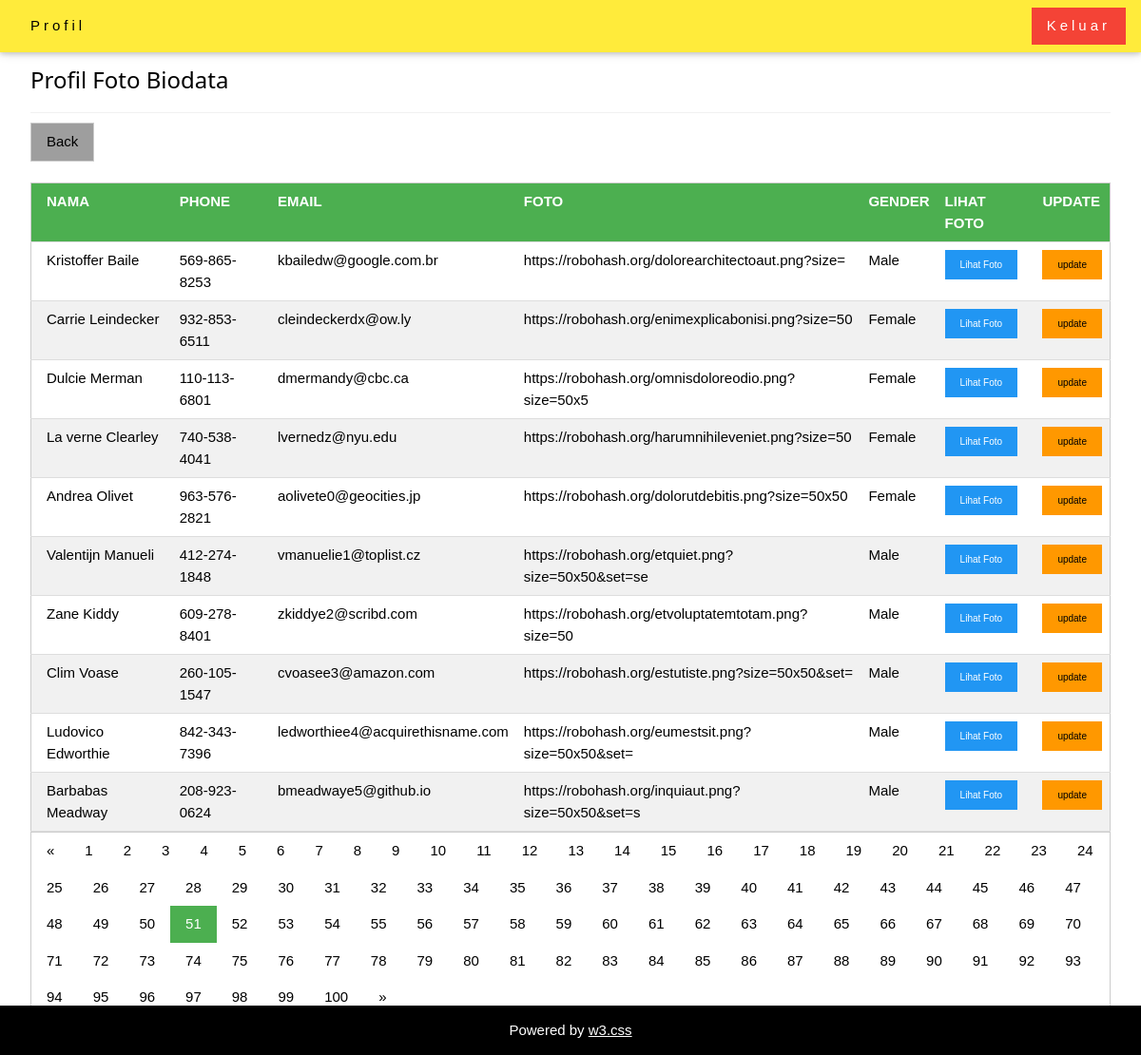
Page /profilbiodata.php?pageno=51 (signed in) on the committed database.
### tables this page shows
CREATE TABLE `biodata` (
  `id` int(11) NOT NULL,
  `nama` varchar(50) DEFAULT '0',
  `phone` varchar(50) DEFAULT '0',
  `email` varchar(50) DEFAULT '0',
  `foto` varchar(50) DEFAULT '0',
  `gender` varchar(50) DEFAULT '0'
);

### profilbiodata.php (the view, shortened to what this page needs)
<?php
	if(!isset($_SESSION["user"]))
	{
		echo "<script>alert('Session anda belum terdaftar, silakan login kembali'); document.location='login.php';</script>";
	}else
	{
?>
<!DOCTYPE html>
<html>
<link rel="stylesheet" href="asset/css/w3.css">
<body>
<div class="w3-top">
  <div class="w3-bar w3-yellow w3-wide w3-padding w3-card">
    <a href="#home" class="w3-bar-item w3-button">Profil</a>
    <a href="logout.php" class="w3-bar-item w3-button w3-red w3-right">Keluar</a>
  </div>
</div>
<div class="w3-content w3-padding" style="max-width:1564px">
  <div class="w3-container w3-padding-32" id="contact">
    <h3 class="w3-border-bottom w3-border-light-grey w3-padding-16">Profil Foto Biodata</h3>
    <a href="dashboard.php" class="w3-button w3-border w3-gray">Back</a>
    <div class="w3-row">
    <table class="w3-table-all">
      <br>
    <thead>
      <tr class="w3-green">
        <th>NAMA</th>
        <th>PHONE</th>
        <th>EMAIL</th>
        <th>FOTO</th>
        <th>GENDER</th>
        <th>LIHAT FOTO</th>
        <th>UPDATE</th>
      </tr>
    </thead>
    <?php
        include "config/koneksi.php";
        if (isset($_GET['pageno'])) {
          $pageno = $_GET['pageno'];
        } else {
            $pageno = 1;
        }
        $no_of_records_per_page = 10;
        $offset = ($pageno-1) * $no_of_records_per_page;
        $total_pages_sql = "SELECT COUNT(*) FROM biodata";
        $result = mysqli_query($conn,$total_pages_sql);
        $total_rows = mysqli_fetch_array($result)[0];
        $total_pages = ceil($total_rows / $no_of_records_per_page);
        $sql = "SELECT * FROM biodata LIMIT $offset, $no_of_records_per_page";
        $res_data = mysqli_query($conn,$sql);
		if(mysqli_num_rows($res_data) > 0)
		{
      while($row = mysqli_fetch_array($res_data)){
    ?>
        <tr>
          <td><?php echo $row["nama"];?></td>
          <td><?php echo $row["phone"];?></td>
          <td><?php echo $row["email"];?></td>
          <td><?php echo $row["foto"];?></td>
          <td><?php echo $row["gender"];?></td>
          <td><a href="javascript:void(0)" class="w3-button w3-tiny w3-blue" onClick="lihatid('<?php echo $row['foto'];?>')">Lihat Foto</button></td>
          <td>
            <a class="w3-button w3-tiny w3-orange" href="updatebiodata.php?id=<?php echo $row['id']; ?>">update</a>
          </td>
        </tr>
    <?php
      };
    } else { ?>
      <tr>
          <td colspan ="6"><p align="center">No Data</p></td>
      </tr>
    <?php
     }
    ?>
    </table>
    <div class="w3-bar w3-border">
      <?php
      $pagLink = "";
      if ($pageno >=2 ) {?>
        <a class='w3-bar-item w3-button' href='<?php echo "profilbiodata.php?pageno=".($pageno-1); ?>' >&laquo;</a>
      <?php
      } else if ($pageno == 1)
      {?>
         <a href="#" class="w3-bar-item w3-button" disabled>&laquo;</a>
      <?php } ?>
      <?php
      for ($i=1; $i<=$total_pages; $i++) {
        if ($i == $pageno) {
            $pagLink .= "<a class='w3-bar-item w3-button w3-green' href='profilbiodata.php?pageno=".$i."'>".$i." </a>";
        }
        else  {
            $pagLink .= "<a class='w3-bar-item w3-button' href='profilbiodata.php?pageno=".$i."'>".$i." </a>";
        }
      };
      echo $pagLink;
      if($pageno < $total_pages){  ?>
        <a class='w3-bar-item w3-button' href='<?php echo "profilbiodata.php?pageno=".($pageno+1);?>'>&raquo;</a>
        <?php } else {
        ?>
        <a href="#" class="w3-bar-item w3-button">&raquo;</a>
        <?php } ?>
      </div>
    </div>
  </div>
</div>
<footer class="w3-bottom w3-center w3-black w3-padding-7">
  <p>Powered by <a href="https://www.w3schools.com/w3css/default.asp" title="W3.CSS" target="_blank" class="w3-hover-text-green">w3.css</a></p>
</footer>
</body>
</html>
<?php
  };
?>

### asset/css/w3.css (style rules this page uses)
*,*:before,*:after { box-sizing:inherit }
html { -ms-text-size-adjust:100%;-webkit-text-size-adjust:100% }
body { margin:0 }
article,aside,details,figcaption,figure,footer,header,main,menu,nav,section,summary { display:block }
a { background-color:transparent;-webkit-text-decoration-skip:objects }
html,body { font-family:Verdana,sans-serif;font-size:15px;line-height:1.5 }
html { overflow-x:hidden }
h3 { font-size:24px }
h1,h2,h3,h4,h5,h6 { font-family:"Segoe UI",Arial,sans-serif;font-weight:400;margin:10px 0 }
.w3-wide { letter-spacing:4px }
a { color:inherit }
.w3-table,.w3-table-all { border-collapse:collapse;border-spacing:0;width:100%;display:table }
.w3-table-all { border:1px solid #ccc }
.w3-bordered tr,.w3-table-all tr { border-bottom:1px solid #ddd }
.w3-table-all tr:nth-child(odd) { background-color:#fff }
.w3-table-all tr:nth-child(even) { background-color:#f1f1f1 }
.w3-table td,.w3-table th,.w3-table-all td,.w3-table-all th { padding:8px 8px;display:table-cell;text-align:left;vertical-align:top }
.w3-table th:first-child,.w3-table td:first-child,.w3-table-all th:first-child,.w3-table-all td:first-child { padding-left:16px }
.w3-btn,.w3-button { border:none;display:inline-block;padding:8px 16px;vertical-align:middle;overflow:hidden;text-decoration:none;color:inherit;background-color:inherit;text-align:center;cursor:pointer;white-space:nowrap }
.w3-btn,.w3-button { -webkit-touch-callout:none;-webkit-user-select:none;-khtml-user-select:none;-moz-user-select:none;-ms-user-select:none;user-select:none }
.w3-bar { width:100%;overflow:hidden }
.w3-bar .w3-bar-item { padding:8px 16px;float:left;width:auto;border:none;display:block;outline:0 }
.w3-bar .w3-button { white-space:normal }
.w3-container:after,.w3-container:before,.w3-panel:after,.w3-panel:before,.w3-row:after,.w3-row:before,.w3-row-padding:after,.w3-row-padding:before, .w3-cell-row:before,.w3-cell-row:after,.w3-clear:after,.w3-clear:before,.w3-bar:before,.w3-bar:after { content:"";display:table;clear:both }
.w3-content,.w3-auto { margin-left:auto;margin-right:auto }
.w3-content { max-width:980px }
.w3-top,.w3-bottom { position:fixed;width:100%;z-index:1 }
.w3-top { top:0 }
.w3-bottom { bottom:0 }
.w3-container,.w3-panel { padding:0.01em 16px }
.w3-card,.w3-card-2 { box-shadow:0 2px 5px 0 rgba(0,0,0,0.16),0 2px 10px 0 rgba(0,0,0,0.12) }
.w3-tiny { font-size:10px!important }
.w3-center { text-align:center!important }
.w3-border { border:1px solid #ccc!important }
.w3-border-bottom { border-bottom:1px solid #ccc!important }
.w3-padding { padding:8px 16px!important }
.w3-padding-16 { padding-top:16px!important;padding-bottom:16px!important }
.w3-padding-32 { padding-top:32px!important;padding-bottom:32px!important }
.w3-right { float:right!important }
.w3-blue,.w3-hover-blue:hover { color:#fff!important;background-color:#2196F3!important }
.w3-green,.w3-hover-green:hover { color:#fff!important;background-color:#4CAF50!important }
.w3-orange,.w3-hover-orange:hover { color:#000!important;background-color:#ff9800!important }
.w3-red,.w3-hover-red:hover { color:#fff!important;background-color:#f44336!important }
.w3-yellow,.w3-hover-yellow:hover { color:#000!important;background-color:#ffeb3b!important }
.w3-black,.w3-hover-black:hover { color:#fff!important;background-color:#000!important }
.w3-grey,.w3-hover-grey:hover,.w3-gray,.w3-hover-gray:hover { color:#000!important;background-color:#9e9e9e!important }
.w3-border-light-grey,.w3-hover-border-light-grey:hover,.w3-border-light-gray,.w3-hover-border-light-gray:hover { border-color:#f1f1f1!important }

### rows in the picture
biodata: nama "Kristoffer Baile", phone "569-865-8253", email "kbailedw@google.com.br", foto "https://robohash.org/dolorearchitectoaut.png?size=", gender "Male"
biodata: nama "Carrie Leindecker", phone "932-853-6511", email "cleindeckerdx@ow.ly", foto "https://robohash.org/enimexplicabonisi.png?size=50", gender "Female"
biodata: nama "Dulcie Merman", phone "110-113-6801", email "dmermandy@cbc.ca", foto "https://robohash.org/omnisdoloreodio.png?size=50x5", gender "Female"
biodata: nama "La verne Clearley", phone "740-538-4041", email "lvernedz@nyu.edu", foto "https://robohash.org/harumnihileveniet.png?size=50", gender "Female"
biodata: nama "Andrea Olivet", phone "963-576-2821", email "aolivete0@geocities.jp", foto "https://robohash.org/dolorutdebitis.png?size=50x50", gender "Female"
biodata: nama "Valentijn Manueli", phone "412-274-1848", email "vmanuelie1@toplist.cz", foto "https://robohash.org/etquiet.png?size=50x50&set=se", gender "Male"
biodata: nama "Zane Kiddy", phone "609-278-8401", email "zkiddye2@scribd.com", foto "https://robohash.org/etvoluptatemtotam.png?size=50", gender "Male"
biodata: nama "Clim Voase", phone "260-105-1547", email "cvoasee3@amazon.com", foto "https://robohash.org/estutiste.png?size=50x50&set=", gender "Male"
biodata: nama "Ludovico Edworthie", phone "842-343-7396", email "ledworthiee4@acquirethisname.com", foto "https://robohash.org/eumestsit.png?size=50x50&set=", gender "Male"
biodata: nama "Barbabas Meadway", phone "208-923-0624", email "bmeadwaye5@github.io", foto "https://robohash.org/inquiaut.png?size=50x50&set=s", gender "Male"
